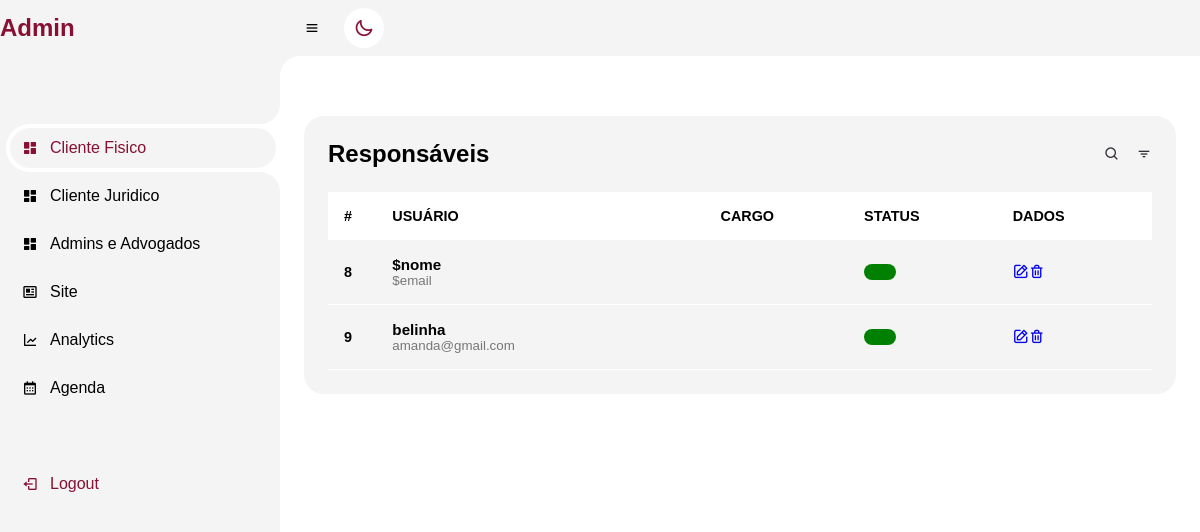
The page /adv-admin.php on the database as committed earlier.
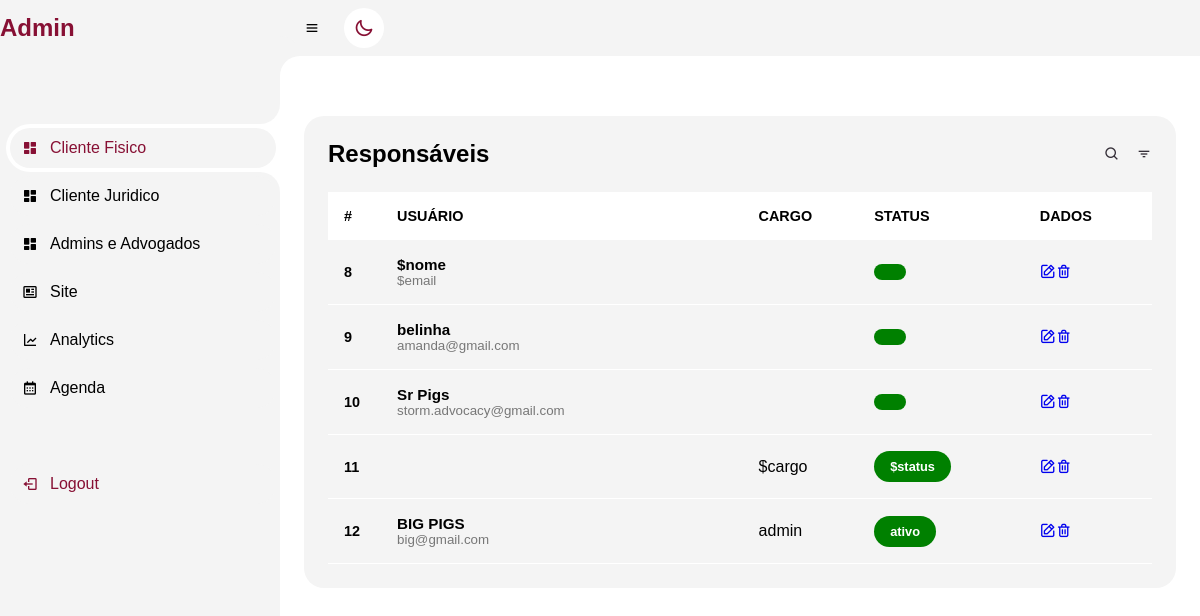
The same page on the database as committed later.
### tables this page shows
CREATE TABLE IF NOT EXISTS `tb_advogado` (
  `cod` int(11) NOT NULL AUTO_INCREMENT,
  `nome` varchar(100) NOT NULL,
  `email` varchar(100) NOT NULL,
  `celular` varchar(15) NOT NULL,
  `dataNascimento` varchar(10) NOT NULL,
  `cpf` varchar(11) NOT NULL,
  `genero` varchar(10) NOT NULL,
  `cargo` varchar(10) NOT NULL,
  `status` varchar(10) NOT NULL,
  `senha` varchar(32) NOT NULL,
  PRIMARY KEY (`cod`)
);

### adv-admin.php (the view, shortened to what this page needs)
<?php
include('menu-admin.php');
?>
<html lang="en">
<head>
    <link rel="stylesheet" href="css/admin.css">
    <link rel="stylesheet" href="https://maxst.icons8.com/vue-static/landings/line-awesome/line-awesome/1.3.0/css/line-awesome.min.css">
</head>
<body class="dark">
    <section id=content>
        <main>
            <?php
            require('connect.php');
            $admins = mysqli_query($con, "SELECT * FROM `tb_advogado`");
            echo   "<div class=table-data>";
            echo    "<div class=order>";
            echo      "<div class=head>";
            echo          " <h3>Responsáveis</h3>";
            echo            "<i class='bx bx-search'></i>";
            echo            "<i class='bx bx-filter'></i>";
            echo       "</div>";
            echo       "<table width=100%>";
            echo              "<thead>";
            echo                "<tr>";
            echo                     "<th>#</th>";
            echo                    "<th></span>USUÁRIO</th>";
            echo                    "<th></span>CARGO</th>";
            echo                  "<th></span>STATUS</th>";
            echo                  "<th></span>DADOS</th>";
            while($admin = mysqli_fetch_array($admins)){
            echo             "</tr>";
            echo        "</thead>";
            echo        "<tbody>";
            echo          "<tr>";
            echo              "<td class=cod>$admin[cod]</td>";
            echo             "<td>";
            echo   "<div class=client>";
            echo   "<div class=client-info>";
            echo  "<h4>$admin[nome]</h4>";
            echo  "<small>$admin[email]</small>";
            echo   "</div>";
            echo  "</div>";
            echo  "</td>";
            echo  "<td>$admin[cargo]</td>";
            echo  "<td>";
            echo  "<span class=status>$admin[status]</span>";
            echo "</td>";
            echo  "<td>";
            echo  "<a href=./formularios/alterar-adv.php?cod=$admin[cod]><i class='uil uil-edit'></i></a>";
            echo  "<a href=javascript:confirmar($admin[cod])><i class='uil uil-trash-alt'></i></a>";
            echo "</td>";
        }
            echo  "</tr>";
            echo        "</tbody>";
            echo   "</table>";
            echo   "</div>";
            ?>
        </main>
    </section>
</body>
</html>

### menu-admin.php (shortened to what this page needs)
<html lang="en">
<head>
	<link rel="stylesheet" href="css/menu-admin.css">
	<link href='https://unpkg.com/boxicons@2.0.9/css/boxicons.min.css' rel='stylesheet'>
	<link rel="stylesheet" href="https://unicons.iconscout.com/release/v4.0.0/css/line.css">
</head>
<body class="dark">
	<section id="sidebar">
		<a href="#" class="brand">
			<span class="text">Admin</span>
		</a>
		<ul class="side-menu top">
			<li class="active">
				<a href="admin-dash.php">
					<i class='bx bxs-dashboard'></i>
					<span class="text">Cliente Fisico</span>
				</a>
			</li>
			<li>
				<a href="clienteJ.php">
					<i class='bx bxs-dashboard'></i>
					<span class="text">Cliente Juridico</span>
				</a>
			</li>
			<li>
				<a href="adv-admin.php">
					<i class='bx bxs-dashboard'></i>
					<span class="text">Admins e Advogados</span>
				</a>
			</li>
			<li>
				<a href="index.php">
					<i class='bx bx-news'></i>
					<span class="text">Site</span>
				</a>
			</li>
			<li>
				<a href="#">
					<i class='bx bx-line-chart'></i>
					<span class="text">Analytics</span>
				</a>
			</li>
			<li>
				<a href="https://calendly.com/event_types/user/me" target="_blank">
					<i class='bx bx-calendar'></i>
					<span class="text">Agenda</span>
				</a>
			</li>
		</ul>
		<ul class="side-menu">
			<li>
				<?php
				echo	'<a href=logoff.php class=logout>';
				echo	"<i class='bx bx-log-out'></i>";
				echo "<span class=text>Logout</span>";
				echo "</a>";
				?>
			</li>
		</ul>
	</section>
	<section id="content">
		<nav>
			<i class='bx bx-menu'></i>
			<i class="uil uil-moon toggle-btn"></i>
		</nav>
	</section>
</body>
</html>

### css/menu-admin.css (style rules this page uses)
#sidebar { position: fixed; top: 0; left: 0; width: 280px; height: 100%; background: var(--color-light); z-index: 2000; transition: .3s ease; overflow-x: hidden; scrollbar-width: none; }
#sidebar .brand { font-size: 24px; font-weight: 700; height: 56px; display: flex; align-items: center; color: var(--details); position: sticky; top: 0; left: 0; background:var(--color-light); z-index: 500; padding-bottom: 20px; box-sizing: content-box; }
#sidebar .side-menu { width: 100%; margin-top: 48px; }
#sidebar .side-menu li { height: 48px; background: transparent; margin-left: 6px; border-radius: 48px 0 0 48px; padding: 4px; }
#sidebar .side-menu li.active { background: var(--back-fundo); position: relative; }
#sidebar .side-menu li.active::before { content: ''; position: absolute; width: 40px; height: 40px; border-radius: 50%; top: -40px; right: 0; box-shadow: 20px 20px 0 var(--back-fundo); z-index: -1; }
#sidebar .side-menu li.active::after { content: ''; position: absolute; width: 40px; height: 40px; border-radius: 50%; bottom: -40px; right: 0; box-shadow: 20px -20px 0 var(--back-fundo); z-index: -1; }
#sidebar .side-menu li a { width: 100%; height: 100%; background: var(--color-light); display: flex; align-items: center; border-radius: 48px; font-size: 16px; color: var(--color-black); white-space: nowrap; overflow-x: hidden; }
#sidebar .side-menu.top li.active a { color: var(--details); }
#sidebar .side-menu li a.logout { color: var(--details); }
#sidebar .side-menu li a .bx { min-width: calc(60px - ((4px + 6px) * 2)); display: flex; justify-content: center; }
#content { position: relative; width: calc(100% - 280px); left: 280px; transition: .3s ease; }
#content nav { height: 56px; background: var(--color-light); padding: 0 24px; display: flex; align-items: center; grid-gap: 24px; position: sticky; top: 0; left: 0; z-index: 1000; }
#content nav::before { content: ''; position: absolute; width: 40px; height: 40px; bottom: -40px; left: 0; border-radius: 50%; box-shadow: -20px -20px 0 var(--color-light); }
.toggle-btn { color: var(--details); min-width: 40px; height: 40px; background-color: var(--color-white); border-radius: 50%; display: flex; align-items: center; justify-content: center; font-size: 20px; cursor: pointer; transition: 0.3s; }

### css/admin.css (style rules this page uses)
body { background-color: var(--back-fundo); transition: 0.4s background-color; overflow-x: hidden; }
#content main { width: 100%; padding: 36px 24px; max-height: calc(100vh - 56px); overflow-y: auto; }
#content main .table-data { display: flex; flex-wrap: wrap; grid-gap: 24px; margin-top: 24px; width: 100%; color: #342E37; }
#content main .table-data > div { border-radius: 20px; background: var(--color-light); padding: 24px; overflow-x: auto; }
#content main .table-data .head { display: flex; align-items: center; grid-gap: 16px; margin-bottom: 24px; }
#content main .table-data .head h3 { margin-right: auto; font-size: 24px; font-weight: 600; color: var(--color-black); }
#content main .table-data .head .bx { cursor: pointer; }
#content main .table-data .order { flex-grow: 1; flex-basis: 500px; }
table { border-collapse: collapse; }
table thead tr { background: var(--color-white); }
table thead th { padding: 1rem 0rem; text-align: left; color: var(--color-black); font-size: .9rem; }
table thead th:first-child { padding-left: 1rem; }
table tbody td { padding: 1rem 0rem; color: var(--color-black); }
table tbody td:first-child { padding-left: 1rem; color: var(--main-color); font-weight: 600; font-size: .9rem; }
table tbody tr { border-bottom: 1px solid var(--color-white); }
table tbody tr .cod { color: var(--color-black); }
.client { display: flex; align-items: center; }
.client-info h4 { color: var(--color-black); font-size: .95rem; }
.client-info small { color: var(--color-black-light); }
.status { display: inline-block; text-align: center; font-weight: 600; color: var(--color-white); background: green; padding: .5rem 1rem; border-radius: 20px; font-size: .8rem; }

### css/var.css (style rules this page uses)
body { --color-black: #000; --color-black-light: #777777; --color-white: #fff; --color-light: #f4f4f4; --details: #871034; --back-primary: #19191f; --back-fundo: #fff; --back-glass: linear-gradient(to right bottom, rgba(255, 255, 255, 0.5), rgba(255, 255, 255, 0.3)); }
* { margin: 0; padding: 0; box-sizing: border-box; text-decoration: none; font-family: 'Montserrat', sans-serif; }

Rows that differ between the two databases and show on the page:
added tb_advogado: cod "10", nome "Sr Pigs", email "storm.advocacy@gmail.com"
added tb_advogado: cod "11", cargo "$cargo", status "$status"
added tb_advogado: cod "12", nome "BIG PIGS", email "big@gmail.com", cargo "admin", status "ativo"
